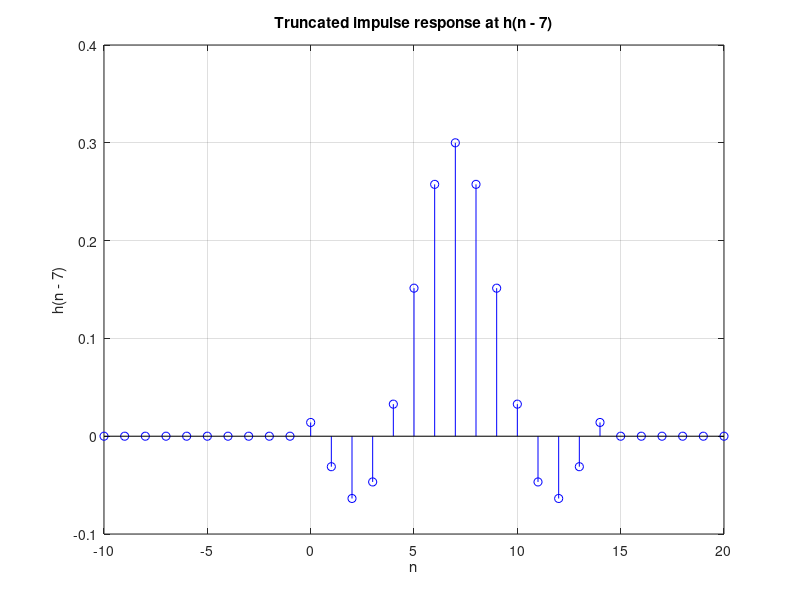
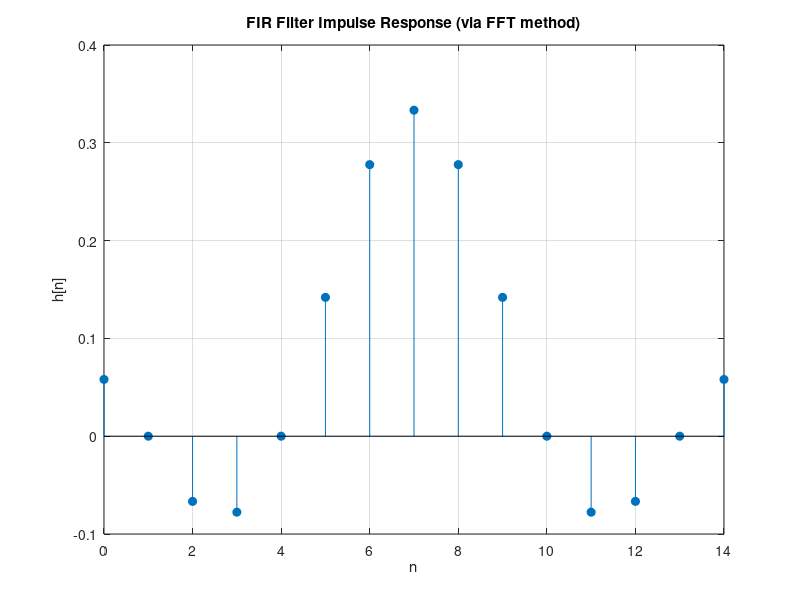
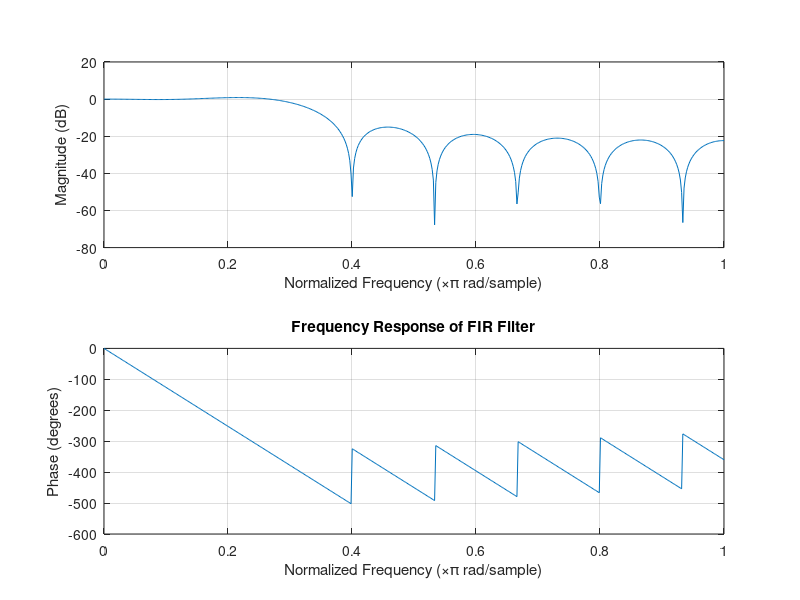

Recreate these plots in MATLAB, in order.

% Plotting h(n)
n = -10:20;  % Sample indices for n in range (-20,20)

% Define the ideal impulse response 
h = @(n) 0.3 .* sinc(0.3 .* n);  

ht = zeros(size(n));  % Initialize truncated impulse response

% Defining the truncation logic
for i = 1:length(n)
    if n(i) >= -7 && n(i) <= 7 % if i in range(-7,7)
        ht(i) = h(n(i));  % Call the impulse response with value n(i)
    else
        ht(i) = 0;
    end
end

% Shifted evaluation: define shifted index
n_shifted = n - 7;           % Desired argument: n - 7
ht_shifted = zeros(size(n)); % Create empty matrix

% Lab assign 4.1
% Collect valid shifted samples
vals = [];  % Initialize empty array to store the values

% Safely sample ht using shifted values
for i = 1:length(n)
    idx = find(n == n_shifted(i));  % Find index of (n - 7) in n
    if ~isempty(idx)                % Check if index of ht = ht_shifted
        ht_shifted(i) = ht(idx);
        vals(end+1) = ht(idx);      % Append to list of values
    end
end

% Display the list of truncated values after shift
disp('Truncated impulse response values evaluated at (n - 7):');
disp(vals);

% Plot the truncated impulse response h(n-7)
figure(1);
stem(n, ht_shifted, 'b'); grid on;
title("Truncated impulse response at h(n - 7)");
xlabel('n'); ylabel('h(n - 7)');

% Desinging the FIR filter using fft
% Using the fft methd, design a length -15 FIR lowpass filter to
% approximate an ideal lowpass filter with (omega) W = 0.3pi rad.
N = 15;                 % Length of FIR filter
Wc = 0.3 * pi;          % Cutoff frequency in radians

% Frequency sampling points
k = 0:N-1;
omega = 2 * pi * k / N;

% Desired frequency response: H_d[k] = 1 for |omega| <= 0.3*pi
Hd = double(omega <= Wc | omega >= 2*pi - Wc);  % Symmetric around pi

% Inverse FFT to get time-domain impulse response
h_fir = real(ifft(Hd));  % Impulse response in time domain

% Shift for linear-phase symmetric FIR
h_fir = fftshift(h_fir);  % Center the impulse response

% Display and plot the result
disp('FIR Filter Coefficients:');
disp(h_fir);

% Plot impulse response
figure(2);
stem(0:N-1, h_fir, 'filled');
title('FIR Filter Impulse Response (via FFT method)');
xlabel('n'); ylabel('h[n]');
grid on;

% Optional: frequency response of designed FIR
figure(3);
freqz(h_fir, 1, 512);  % Magnitude and phase response
title('Frequency Response of FIR Filter');

%%
% Assignment 4.2